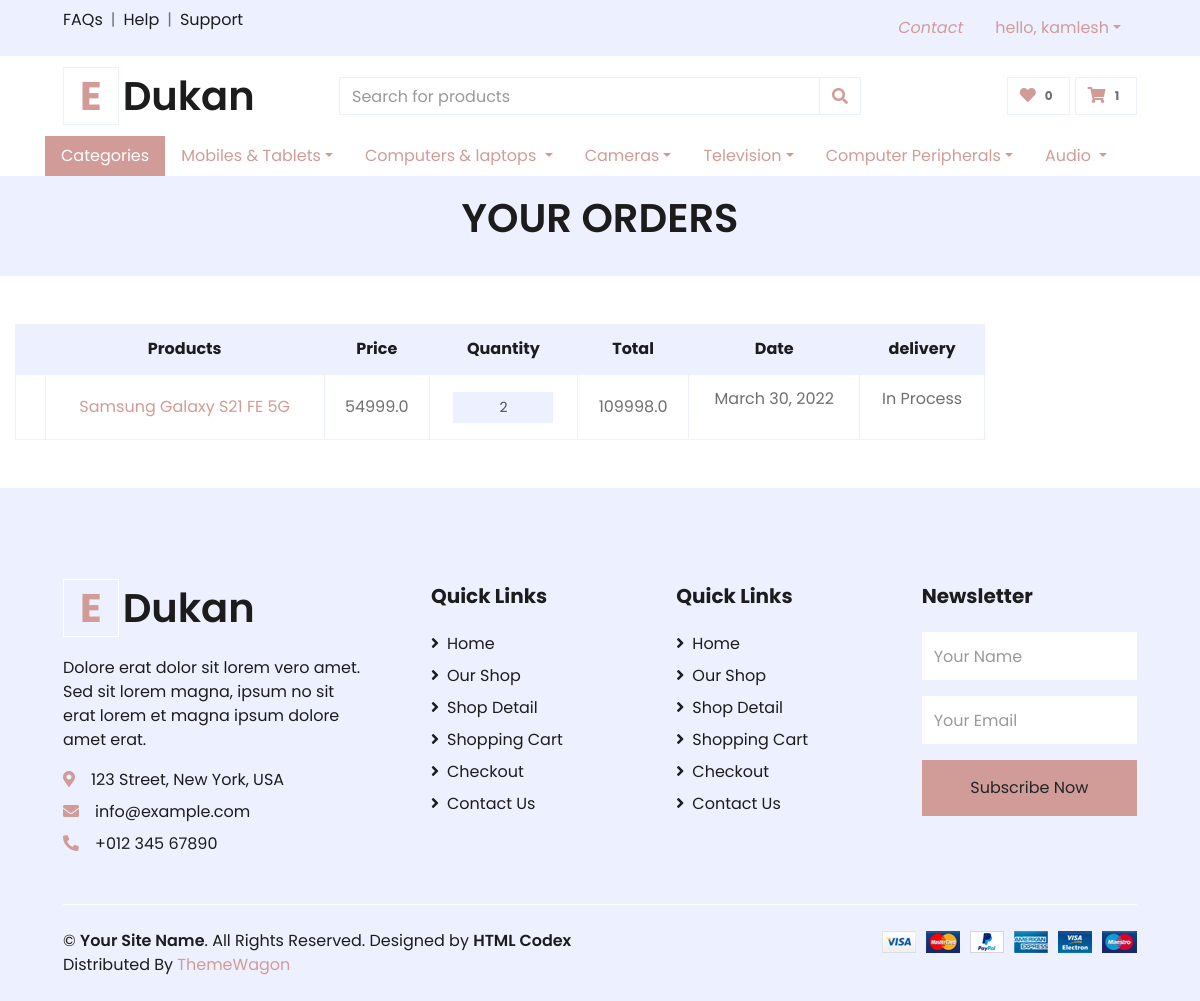
Page /customer/orders/ (signed in) on the earlier database version.
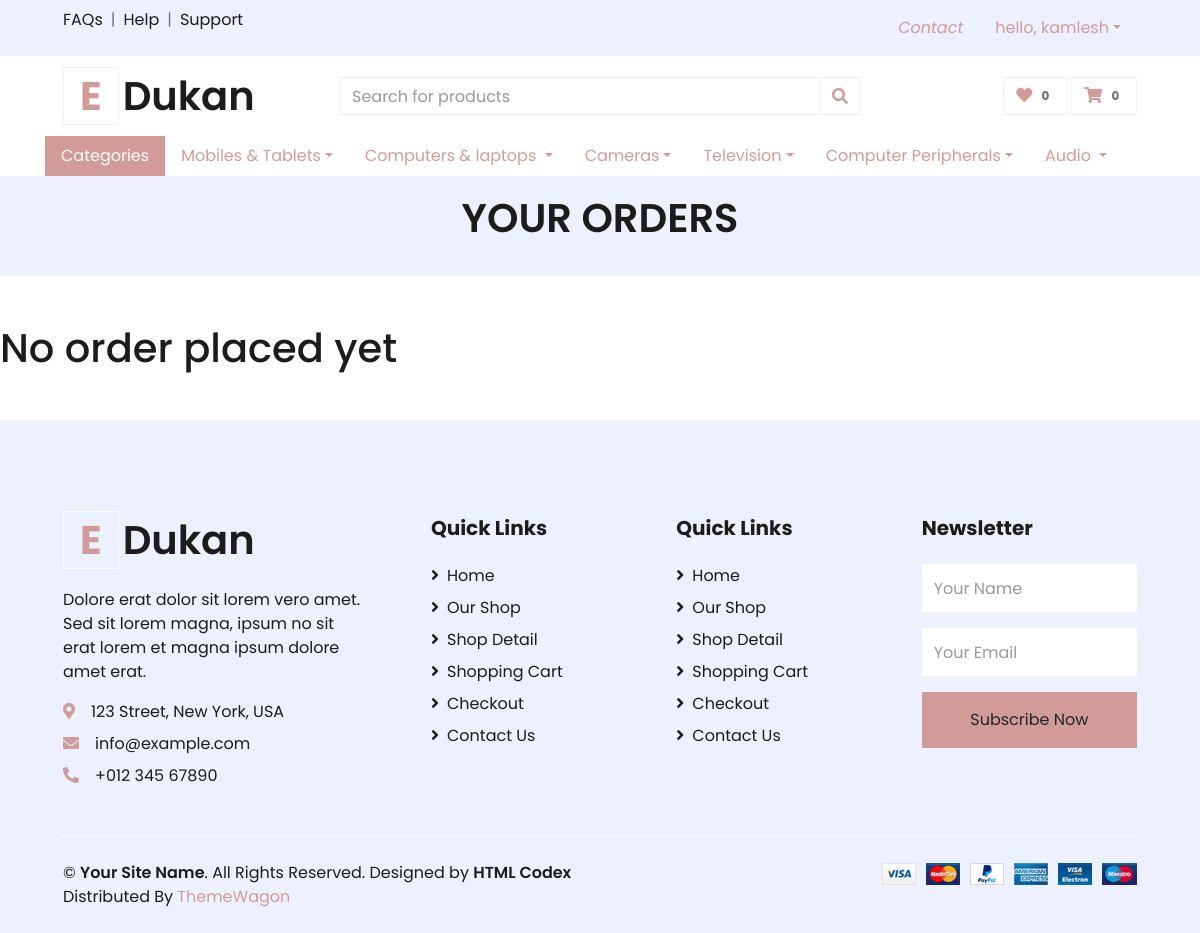
Same page on the later database version.
### core/models.py (models this page shows, shortened)
class OrderItems(models.Model):
    qty=models.IntegerField()
    totalPrice=models.FloatField()
    productID=models.ForeignKey(Product,on_delete=models.CASCADE)
    order=models.ForeignKey(OrderDetails, on_delete=models.CASCADE)

class OrderDetails(models.Model):
    name=models.CharField(max_length=50)
    customer=models.IntegerField()
    phone=models.CharField( max_length=50)
    address=models.TextField()
    city=models.CharField( max_length=50)
    zipcode=models.CharField(max_length=50)
    state=models.CharField( max_length=50)
    email=models.CharField( max_length=50)
    total=models.FloatField()
    orderNo=models.IntegerField()
    billdate=models.DateField( auto_now_add=True)
    deliveryDate=models.DateField(null=True)

### products/models.py (models this page shows, shortened)
class Product(models.Model):
    category=models.ForeignKey(Sub_category, on_delete=models.CASCADE)
    product_name=models.CharField(max_length=100)
    image=models.ImageField(upload_to="Item_image/")
    price=models.FloatField()
    discount=models.FloatField()
    actual_price=models.FloatField()
    brand=models.CharField( max_length=100)
    model_name=models.CharField( max_length=100)
    qty=models.IntegerField(default=0)
    desc=models.TextField()
    review_count=models.IntegerField(default=0)
    rating_count=models.FloatField(default=0)

### customer/views.py (the view)
# urls.py: path('orders/', views.orders, name="orders"  ),
def orders(request):
    if  request.user.is_authenticated:
        context=[]
        order_list=OrderItems.objects.filter(order__customer=request.user.pk)
        context={
            "order_list":order_list,
            'cart_item':len(Cart.objects.filter(customer_id=request.user.id)),
            'wishlist_item':len(Wishlist.objects.filter(customer_id=request.user.id))
            }
        return render(request, "orders.html",context)
    else:
        return redirect("/customer/login")

### templates/orders.html (shortened to what this page needs)
{% extends 'base.html' %}
{% load static %}
{% block body%}
    <div class="container-fluid bg-secondary mb-5">
        <div class="d-flex flex-column align-items-center justify-content-center" style="min-height: 100px">
            <h1 class="font-weight-semi-bold text-uppercase mb-3">Your Orders </h1>
        </div>
    </div>
    {%  if order_list %}
    <div class="container-fluid pt-8">
        <div class="row px-xl-8">
            <div class="col-lg-10 table-responsive mb-6">
                <table class="table table-bordered text-center mb-0">
                    <thead class="bg-secondary text-dark">
                        <tr>
                            <th></th>
                            <th>Products</th>
                            <th>Price</th>
                            <th>Quantity</th>
                            <th>Total</th>
                            <th>Date</th>
                            <th>delivery</th>
                        </tr>
                    </thead>
                    <tbody class="align-middle">
                        {% for item in order_list%}
                        <tr>
                            <td class="align-middle"> <img src="/media/Item_image/{{item.productID.image}}" alt="" style="width: 50px;"></td>
                            <td class="align-middle"> <a href="{% url "products:item_detail" item.productID.id %}"> {{item.productID.product_name}} </a></td>
                            <td class="align-middle">{{item.productID.price}}</td>
                            <td class="align-middle">
                                <div class="input-group quantity mx-auto" style="width: 100px;">
                                    <p type="text" class="form-control form-control-sm bg-secondary text-center">{{item.qty}}</p>
                                </div>
                            </td>
                            <td class="align-middle">{{item.totalPrice}}</td>
                            <td class="align-middle"><p>{{item.order.billdate}}</p></td>
                            {% if item.order.deliveryDate%}
                            <td class="align-middle"><p>{{item.order.deliveryDate}}</p></td>
                            {% else %}
                            <td class="align-middle"><p>In Process</p></td>
                            {% endif%}
                        </tr>
{% endfor%}
                    </tbody>
                </table>
            </div>
        </div>
    </div>
    {% else %}
<h1> No order placed yet </h1>
{% endif%}
    {% endblock%}

### templates/base.html (shortened to what the changed rows need)
{% load static %}
<!DOCTYPE html>
<html lang="en">
<head>
    <link href="https://cdnjs.cloudflare.com/ajax/libs/font-awesome/5.10.0/css/all.min.css" rel="stylesheet">
    <link href="{%static 'lib/owlcarousel/assets/owl.carousel.min.css'%}" rel="stylesheet">
    <link href="{%static 'css/style.css'%}" rel="stylesheet">
</head>
<body>
    <div class="container-fluid">
        <div class="row bg-secondary py-2 px-xl-5">
        </div>
        <div class="row align-items-center py-3 px-xl-5">
            <div class="col-lg-3 d-none d-lg-block">
                <a href={% url "core:index" %} class="text-decoration-none">
                    <h1 class="m-0 display-5 font-weight-semi-bold"><span class="text-primary font-weight-bold border px-3 mr-1">E</span>Dukan</h1>
                </a>
            </div>
            <div class="col-lg-3 col-6 text-right">
                <a href={% url "cart:cart" %} class="btn border">
                    <i class="fas fa-shopping-cart text-primary"></i>
                    <span class="badge">{{cart_item}}</span>
                </a>
            </div>
        </div>
    </div>
    <div class="container">
    <ul class="nav nav-pills">
      </ul>
    </div>
{% block body%} {% endblock%}
    <div class="container-fluid bg-secondary text-dark mt-5 pt-5">
        <div class="row px-xl-5 pt-5">
            <div class="col-lg-4 col-md-12 mb-5 pr-3 pr-xl-5">
                <a href={% url "core:index" %} class="text-decoration-none">
                    <h1 class="mb-4 display-5 font-weight-semi-bold"><span class="text-primary font-weight-bold border border-white px-3 mr-1">E</span>Dukan</h1>
                </a>
            </div>
        </div>
        <div class="row border-top border-light mx-xl-5 py-4">
        </div>
    </div>
</body>
</html>

Differences in the rows shown:
removed OrderItems: productID.product_name "Samsung Galaxy S21 FE 5G", productID.price "54999.0", qty "2", totalPrice "109998.0", order.billdate "March 30, 2022", shows "In Process"
Other differences:
{{ cart_item }}: "1" → "0"
text no longer shown: "Products Price Quantity Total Date delivery"
text now shown: "No order placed yet"
